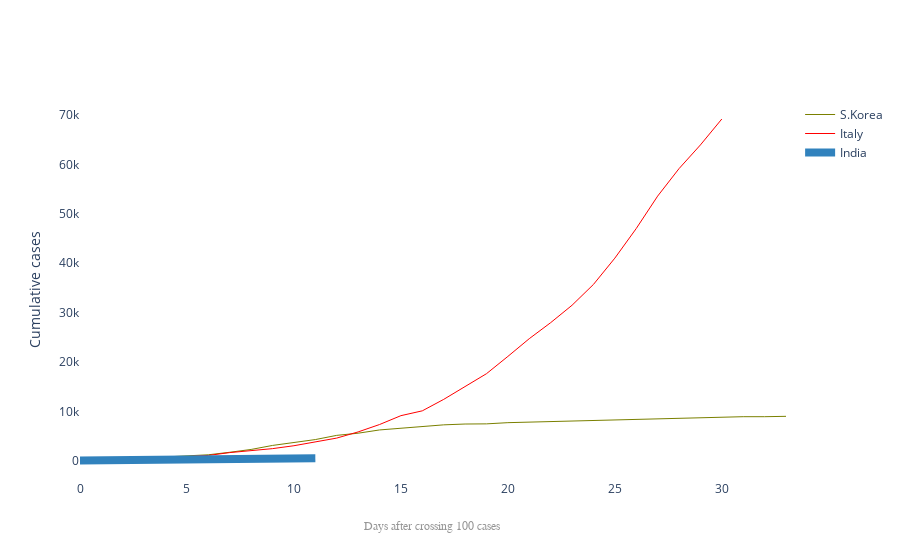

The code cell stored with this chart in its notebook:
### Code cell
title = 'Main Source for News'
labels = ['S.Korea', 'Italy', 'India']
colors = ['rgb(122,128,0)', 'rgb(255,0,0)', 'rgb(49,130,189)']
mode_size = [10, 10, 12]
line_size = [1, 1, 8]
fig = go.Figure()
fig.add_trace(go.Scatter(x=dbd_Korea['Days after surpassing 100 cases'],
                 y=dbd_Korea['Total Cases'],mode='lines',
                 name=labels[0],
                 line=dict(color=colors[0], width=line_size[0]),
                 connectgaps=True))
fig.add_trace(go.Scatter(x=dbd_Italy['Days after surpassing 100 cases'],
                 y=dbd_Italy['Total Cases'],mode='lines',
                 name=labels[1],
                 line=dict(color=colors[1], width=line_size[1]),
                 connectgaps=True))
fig.add_trace(go.Scatter(x=dbd_India['Days after surpassing 100 cases'],
                 y=dbd_India['Total Cases'],mode='lines',
                 name=labels[2],
                 line=dict(color=colors[2], width=line_size[2]),
                 connectgaps=True))
annotations = []
annotations.append(dict(xref='paper', yref='paper', x=0.5, y=-0.1,
                              xanchor='center', yanchor='top',
                              text='Days after crossing 100 cases ',
                              font=dict(family='Arial',
                                        size=12,
                                        color='rgb(150,150,150)'),
                              showarrow=False))
fig.update_layout(annotations=annotations,plot_bgcolor='white',yaxis_title='Cumulative cases')
fig.show()

### Figure 1 — Plotly figure (JSON) as saved in the notebook; plotly's stock layout.template omitted (floating-point values rounded to 4 significant figures)
{"data": [{"connectgaps": true, "line": {"color": "rgb(122,128,0)", "width": 1}, "mode": "lines", "name": "S.Korea", "type": "scatter", "x": [null, null, null, null, null, null, null, null, null, null, null, null, null, null, null, null, null, null, null, null, null, null, null, null, null, null, null, null, null, null, null, 0.0, 1.0, 2.0, 3.0, 4.0, 5.0, 6.0, 7.0, 8.0, 9.0, 10.0, 11.0, 12.0, 13.0, 14.0, 15.0, 16.0, 17.0, 18.0, 19.0, 20.0, 21.0, 22.0, 23.0, 24.0, 25.0, 26.0, 27.0, 28.0, 29.0, 30.0, 31.0, 32.0, 33.0], "y": [1, 1, 1, 1, 2, 2, 3, 4, 4, 4, 6, 11, 12, 15, 15, 16, 19, 23, 24, 24, 27, 27, 28, 28, 28, 28, 28, 29, 30, 31, 58, 111, 209, 436, 602, 833, 977, 1261, 1766, 2337, 3150, 3736, 4335, 5186, 5621, 6284, 6593, 7041, 7313, 7478, 7513, 7755, 7869, 7979, 8086, 8162, 8236, 8320, 8413, 8565, 8652, 8799, 8961, 8961, 9037]}, {"connectgaps": true, "line": {"color": "rgb(255,0,0)", "width": 1}, "mode": "lines", "name": "Italy", "type": "scatter", "x": [null, null, null, null, null, null, null, null, null, null, null, null, null, null, null, null, null, null, null, null, null, null, null, null, 0.0, 1.0, 2.0, 3.0, 4.0, 5.0, 6.0, 7.0, 8.0, 9.0, 10.0, 11.0, 12.0, 13.0, 14.0, 15.0, 16.0, 17.0, 18.0, 19.0, 20.0, 21.0, 22.0, 23.0, 24.0, 25.0, 26.0, 27.0, 28.0, 29.0, 30.0], "y": [2, 2, 2, 2, 2, 2, 3, 3, 3, 3, 3, 3, 3, 3, 3, 3, 3, 3, 3, 3, 3, 3, 20, 79, 157, 229, 323, 470, 655, 889, 1128, 1701, 2036, 2502, 3089, 3858, 4636, 5883, 7375, 9172, 10149, 12462, 15113, 17660, 21157, 24747, 27980, 31506, 35713, 41035, 47021, 53578, 59138, 63927, 69176]}, {"connectgaps": true, "line": {"color": "rgb(49,130,189)", "width": 8}, "mode": "lines", "name": "India", "type": "scatter", "x": [null, null, null, null, null, null, null, null, null, null, null, null, null, null, null, null, null, null, null, null, null, null, null, null, null, null, null, null, null, null, null, null, null, null, null, null, null, null, null, null, null, null, null, null, 0.0, 1.0, 2.0, 3.0, 4.0, 5.0, 6.0, 7.0, 8.0, 9.0, 10.0, 11.0], "y": [1, 1, 1, 2, 3, 3, 3, 3, 3, 3, 3, 3, 3, 3, 3, 3, 3, 3, 3, 3, 3, 3, 3, 3, 3, 3, 3, 3, 3, 3, 3, 3, 6, 9, 28, 30, 31, 34, 39, 43, 56, 62, 73, 82, 102, 113, 119, 142, 156, 194, 244, 330, 396, 499, 536, 562]}], "layout": {"annotations": [{"font": {"color": "rgb(150,150,150)", "family": "Arial", "size": 12}, "showarrow": false, "text": "Days after crossing 100 cases ", "x": 0.5, "xanchor": "center", "xref": "paper", "y": -0.1, "yanchor": "top", "yref": "paper"}], "plot_bgcolor": "white", "yaxis": {"title": {"text": "Cumulative cases"}}}}
